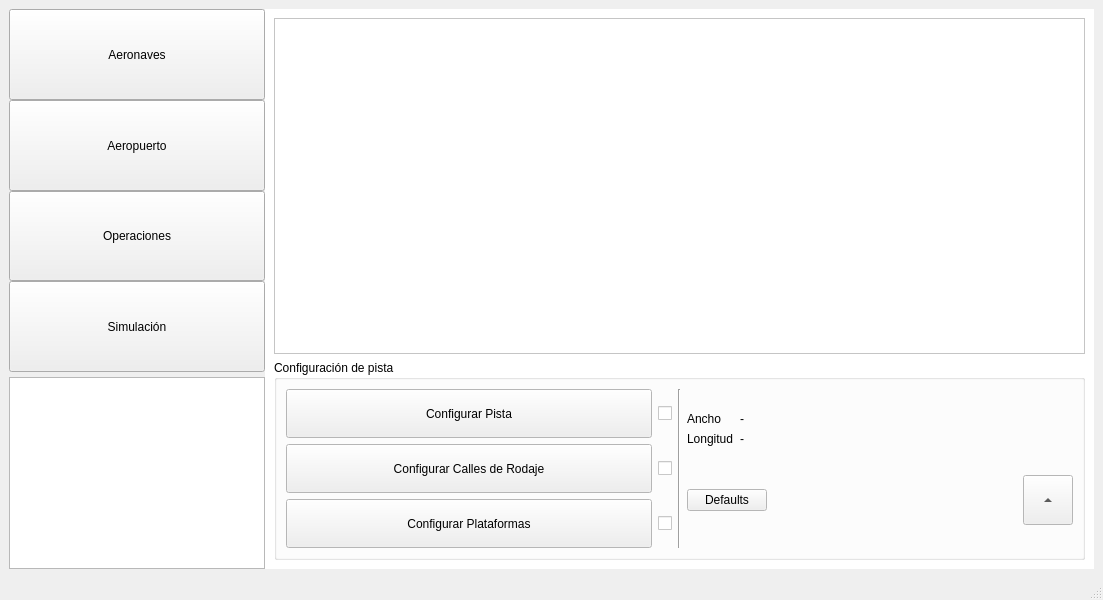
<?xml version="1.0" encoding="UTF-8"?>
<ui version="4.0">
 <class>interfazPrincipal</class>
 <widget class="QMainWindow" name="interfazPrincipal">
  <property name="geometry">
   <rect>
    <x>0</x>
    <y>0</y>
    <width>1103</width>
    <height>600</height>
   </rect>
  </property>
  <property name="sizePolicy">
   <sizepolicy hsizetype="Preferred" vsizetype="Expanding">
    <horstretch>0</horstretch>
    <verstretch>0</verstretch>
   </sizepolicy>
  </property>
  <property name="windowTitle">
   <string>MainWindow</string>
  </property>
  <widget class="QWidget" name="centralwidget">
   <layout class="QHBoxLayout" name="horizontalLayout">
    <property name="spacing">
     <number>0</number>
    </property>
    <item>
     <layout class="QVBoxLayout" name="verticalLayout_3">
      <item>
       <layout class="QVBoxLayout" name="verticalLayout">
        <property name="spacing">
         <number>0</number>
        </property>
        <property name="bottomMargin">
         <number>5</number>
        </property>
        <item>
         <widget class="QPushButton" name="pbAeronaves">
          <property name="sizePolicy">
           <sizepolicy hsizetype="Minimum" vsizetype="Expanding">
            <horstretch>0</horstretch>
            <verstretch>0</verstretch>
           </sizepolicy>
          </property>
          <property name="text">
           <string>Aeronaves</string>
          </property>
         </widget>
        </item>
        <item>
         <widget class="QPushButton" name="pbAeropuerto">
          <property name="sizePolicy">
           <sizepolicy hsizetype="Minimum" vsizetype="Expanding">
            <horstretch>0</horstretch>
            <verstretch>0</verstretch>
           </sizepolicy>
          </property>
          <property name="text">
           <string>Aeropuerto</string>
          </property>
         </widget>
        </item>
        <item>
         <widget class="QPushButton" name="pbOperaciones">
          <property name="sizePolicy">
           <sizepolicy hsizetype="Minimum" vsizetype="Expanding">
            <horstretch>0</horstretch>
            <verstretch>0</verstretch>
           </sizepolicy>
          </property>
          <property name="text">
           <string>Operaciones</string>
          </property>
         </widget>
        </item>
        <item>
         <widget class="QPushButton" name="pbSimulacion">
          <property name="sizePolicy">
           <sizepolicy hsizetype="Minimum" vsizetype="Expanding">
            <horstretch>0</horstretch>
            <verstretch>0</verstretch>
           </sizepolicy>
          </property>
          <property name="text">
           <string>Simulación</string>
          </property>
         </widget>
        </item>
       </layout>
      </item>
      <item>
       <widget class="QPlainTextEdit" name="plainTextEdit">
        <property name="sizePolicy">
         <sizepolicy hsizetype="Preferred" vsizetype="Preferred">
          <horstretch>0</horstretch>
          <verstretch>0</verstretch>
         </sizepolicy>
        </property>
        <property name="maximumSize">
         <size>
          <width>16777215</width>
          <height>16777215</height>
         </size>
        </property>
       </widget>
      </item>
     </layout>
    </item>
    <item>
     <widget class="QStackedWidget" name="stackedWidget">
      <property name="sizePolicy">
       <sizepolicy hsizetype="Expanding" vsizetype="Expanding">
        <horstretch>0</horstretch>
        <verstretch>0</verstretch>
       </sizepolicy>
      </property>
      <property name="baseSize">
       <size>
        <width>0</width>
        <height>0</height>
       </size>
      </property>
      <property name="palette">
       <palette>
        <active>
         <colorrole role="Base">
          <brush brushstyle="SolidPattern">
           <color alpha="255">
            <red>255</red>
            <green>255</green>
            <blue>255</blue>
           </color>
          </brush>
         </colorrole>
         <colorrole role="Window">
          <brush brushstyle="SolidPattern">
           <color alpha="255">
            <red>255</red>
            <green>255</green>
            <blue>255</blue>
           </color>
          </brush>
         </colorrole>
        </active>
        <inactive>
         <colorrole role="Base">
          <brush brushstyle="SolidPattern">
           <color alpha="255">
            <red>255</red>
            <green>255</green>
            <blue>255</blue>
           </color>
          </brush>
         </colorrole>
         <colorrole role="Window">
          <brush brushstyle="SolidPattern">
           <color alpha="255">
            <red>255</red>
            <green>255</green>
            <blue>255</blue>
           </color>
          </brush>
         </colorrole>
        </inactive>
        <disabled>
         <colorrole role="Base">
          <brush brushstyle="SolidPattern">
           <color alpha="255">
            <red>255</red>
            <green>255</green>
            <blue>255</blue>
           </color>
          </brush>
         </colorrole>
         <colorrole role="Window">
          <brush brushstyle="SolidPattern">
           <color alpha="255">
            <red>255</red>
            <green>255</green>
            <blue>255</blue>
           </color>
          </brush>
         </colorrole>
        </disabled>
       </palette>
      </property>
      <property name="layoutDirection">
       <enum>Qt::LeftToRight</enum>
      </property>
      <property name="autoFillBackground">
       <bool>true</bool>
      </property>
      <property name="frameShape">
       <enum>QFrame::NoFrame</enum>
      </property>
      <property name="frameShadow">
       <enum>QFrame::Plain</enum>
      </property>
      <property name="lineWidth">
       <number>0</number>
      </property>
      <property name="midLineWidth">
       <number>0</number>
      </property>
      <property name="currentIndex">
       <number>1</number>
      </property>
      <widget class="QWidget" name="paginaAeronaves">
       <property name="palette">
        <palette>
         <active>
          <colorrole role="Base">
           <brush brushstyle="SolidPattern">
            <color alpha="255">
             <red>255</red>
             <green>255</green>
             <blue>255</blue>
            </color>
           </brush>
          </colorrole>
          <colorrole role="Window">
           <brush brushstyle="SolidPattern">
            <color alpha="255">
             <red>255</red>
             <green>255</green>
             <blue>255</blue>
            </color>
           </brush>
          </colorrole>
         </active>
         <inactive>
          <colorrole role="Base">
           <brush brushstyle="SolidPattern">
            <color alpha="255">
             <red>255</red>
             <green>255</green>
             <blue>255</blue>
            </color>
           </brush>
          </colorrole>
          <colorrole role="Window">
           <brush brushstyle="SolidPattern">
            <color alpha="255">
             <red>255</red>
             <green>255</green>
             <blue>255</blue>
            </color>
           </brush>
          </colorrole>
         </inactive>
         <disabled>
          <colorrole role="Base">
           <brush brushstyle="SolidPattern">
            <color alpha="255">
             <red>255</red>
             <green>255</green>
             <blue>255</blue>
            </color>
           </brush>
          </colorrole>
          <colorrole role="Window">
           <brush brushstyle="SolidPattern">
            <color alpha="255">
             <red>255</red>
             <green>255</green>
             <blue>255</blue>
            </color>
           </brush>
          </colorrole>
         </disabled>
        </palette>
       </property>
       <property name="autoFillBackground">
        <bool>true</bool>
       </property>
       <layout class="QVBoxLayout" name="verticalLayout_2">
        <item>
         <widget class="QTableWidget" name="tablaFlota">
          <property name="enabled">
           <bool>true</bool>
          </property>
          <property name="sizePolicy">
           <sizepolicy hsizetype="Expanding" vsizetype="Expanding">
            <horstretch>0</horstretch>
            <verstretch>0</verstretch>
           </sizepolicy>
          </property>
          <property name="acceptDrops">
           <bool>true</bool>
          </property>
         </widget>
        </item>
        <item>
         <widget class="QGroupBox" name="gbAeronaves">
          <property name="sizePolicy">
           <sizepolicy hsizetype="Expanding" vsizetype="Fixed">
            <horstretch>0</horstretch>
            <verstretch>0</verstretch>
           </sizepolicy>
          </property>
          <property name="minimumSize">
           <size>
            <width>0</width>
            <height>86</height>
           </size>
          </property>
          <property name="title">
           <string>Configuración de Flota</string>
          </property>
          <layout class="QVBoxLayout" name="verticalLayout_5">
           <item>
            <layout class="QGridLayout" name="glAeronaves1">
             <item row="0" column="1">
              <widget class="QComboBox" name="cbAcft">
               <property name="sizePolicy">
                <sizepolicy hsizetype="Minimum" vsizetype="Fixed">
                 <horstretch>0</horstretch>
                 <verstretch>0</verstretch>
                </sizepolicy>
               </property>
               <property name="minimumSize">
                <size>
                 <width>150</width>
                 <height>0</height>
                </size>
               </property>
              </widget>
             </item>
             <item row="1" column="1">
              <widget class="QLineEdit" name="lePorcentaje">
               <property name="sizePolicy">
                <sizepolicy hsizetype="Minimum" vsizetype="Fixed">
                 <horstretch>0</horstretch>
                 <verstretch>0</verstretch>
                </sizepolicy>
               </property>
               <property name="minimumSize">
                <size>
                 <width>150</width>
                 <height>0</height>
                </size>
               </property>
              </widget>
             </item>
             <item row="0" column="4" rowspan="2">
              <widget class="QPushButton" name="pbCargarFlota">
               <property name="sizePolicy">
                <sizepolicy hsizetype="Preferred" vsizetype="Expanding">
                 <horstretch>0</horstretch>
                 <verstretch>0</verstretch>
                </sizepolicy>
               </property>
               <property name="minimumSize">
                <size>
                 <width>100</width>
                 <height>0</height>
                </size>
               </property>
               <property name="text">
                <string>Cargar Flota</string>
               </property>
              </widget>
             </item>
             <item row="0" column="5" rowspan="2">
              <widget class="QPushButton" name="pbGuardarFlota">
               <property name="sizePolicy">
                <sizepolicy hsizetype="Preferred" vsizetype="Expanding">
                 <horstretch>0</horstretch>
                 <verstretch>0</verstretch>
                </sizepolicy>
               </property>
               <property name="minimumSize">
                <size>
                 <width>100</width>
                 <height>0</height>
                </size>
               </property>
               <property name="text">
                <string>Guardar Flota</string>
               </property>
              </widget>
             </item>
             <item row="0" column="6" rowspan="2">
              <spacer name="hsAeronaves2">
               <property name="orientation">
                <enum>Qt::Horizontal</enum>
               </property>
               <property name="sizeHint" stdset="0">
                <size>
                 <width>100</width>
                 <height>51</height>
                </size>
               </property>
              </spacer>
             </item>
             <item row="0" column="7" rowspan="2">
              <widget class="QPushButton" name="pbAeroDBConfig">
               <property name="sizePolicy">
                <sizepolicy hsizetype="Preferred" vsizetype="Expanding">
                 <horstretch>0</horstretch>
                 <verstretch>0</verstretch>
                </sizepolicy>
               </property>
               <property name="minimumSize">
                <size>
                 <width>100</width>
                 <height>0</height>
                </size>
               </property>
               <property name="palette">
                <palette>
                 <active>
                  <colorrole role="Button">
                   <brush brushstyle="SolidPattern">
                    <color alpha="255">
                     <red>207</red>
                     <green>0</green>
                     <blue>0</blue>
                    </color>
                   </brush>
                  </colorrole>
                  <colorrole role="ButtonText">
                   <brush brushstyle="SolidPattern">
                    <color alpha="255">
                     <red>255</red>
                     <green>255</green>
                     <blue>255</blue>
                    </color>
                   </brush>
                  </colorrole>
                  <colorrole role="Base">
                   <brush brushstyle="SolidPattern">
                    <color alpha="255">
                     <red>207</red>
                     <green>0</green>
                     <blue>0</blue>
                    </color>
                   </brush>
                  </colorrole>
                  <colorrole role="Window">
                   <brush brushstyle="SolidPattern">
                    <color alpha="255">
                     <red>207</red>
                     <green>0</green>
                     <blue>0</blue>
                    </color>
                   </brush>
                  </colorrole>
                 </active>
                 <inactive>
                  <colorrole role="Button">
                   <brush brushstyle="SolidPattern">
                    <color alpha="255">
                     <red>207</red>
                     <green>0</green>
                     <blue>0</blue>
                    </color>
                   </brush>
                  </colorrole>
                  <colorrole role="ButtonText">
                   <brush brushstyle="SolidPattern">
                    <color alpha="255">
                     <red>255</red>
                     <green>255</green>
                     <blue>255</blue>
                    </color>
                   </brush>
                  </colorrole>
                  <colorrole role="Base">
                   <brush brushstyle="SolidPattern">
                    <color alpha="255">
                     <red>207</red>
                     <green>0</green>
                     <blue>0</blue>
                    </color>
                   </brush>
                  </colorrole>
                  <colorrole role="Window">
                   <brush brushstyle="SolidPattern">
                    <color alpha="255">
                     <red>207</red>
                     <green>0</green>
                     <blue>0</blue>
                    </color>
                   </brush>
                  </colorrole>
                 </inactive>
                 <disabled>
                  <colorrole role="Button">
                   <brush brushstyle="SolidPattern">
                    <color alpha="255">
                     <red>207</red>
                     <green>0</green>
                     <blue>0</blue>
                    </color>
                   </brush>
                  </colorrole>
                  <colorrole role="ButtonText">
                   <brush brushstyle="SolidPattern">
                    <color alpha="255">
                     <red>120</red>
                     <green>120</green>
                     <blue>120</blue>
                    </color>
                   </brush>
                  </colorrole>
                  <colorrole role="Base">
                   <brush brushstyle="SolidPattern">
                    <color alpha="255">
                     <red>207</red>
                     <green>0</green>
                     <blue>0</blue>
                    </color>
                   </brush>
                  </colorrole>
                  <colorrole role="Window">
                   <brush brushstyle="SolidPattern">
                    <color alpha="255">
                     <red>207</red>
                     <green>0</green>
                     <blue>0</blue>
                    </color>
                   </brush>
                  </colorrole>
                 </disabled>
                </palette>
               </property>
               <property name="font">
                <font>
                 <weight>75</weight>
                 <bold>true</bold>
                </font>
               </property>
               <property name="styleSheet">
                <string notr="true">background-color: rgb(207, 0, 0);</string>
               </property>
               <property name="text">
                <string>AeroDB Config</string>
               </property>
              </widget>
             </item>
             <item row="0" column="0">
              <widget class="QLabel" name="lbAeronaves1">
               <property name="sizePolicy">
                <sizepolicy hsizetype="Fixed" vsizetype="Preferred">
                 <horstretch>0</horstretch>
                 <verstretch>0</verstretch>
                </sizepolicy>
               </property>
               <property name="minimumSize">
                <size>
                 <width>50</width>
                 <height>0</height>
                </size>
               </property>
               <property name="text">
                <string>Aeronave</string>
               </property>
               <property name="alignment">
                <set>Qt::AlignRight|Qt::AlignTrailing|Qt::AlignVCenter</set>
               </property>
              </widget>
             </item>
             <item row="1" column="0">
              <widget class="QLabel" name="lbAeronaves2">
               <property name="sizePolicy">
                <sizepolicy hsizetype="Fixed" vsizetype="Preferred">
                 <horstretch>0</horstretch>
                 <verstretch>0</verstretch>
                </sizepolicy>
               </property>
               <property name="minimumSize">
                <size>
                 <width>50</width>
                 <height>0</height>
                </size>
               </property>
               <property name="text">
                <string>%</string>
               </property>
               <property name="alignment">
                <set>Qt::AlignRight|Qt::AlignTrailing|Qt::AlignVCenter</set>
               </property>
              </widget>
             </item>
             <item row="0" column="2" rowspan="2">
              <widget class="QToolButton" name="pbCargarAcft">
               <property name="sizePolicy">
                <sizepolicy hsizetype="Minimum" vsizetype="Expanding">
                 <horstretch>0</horstretch>
                 <verstretch>0</verstretch>
                </sizepolicy>
               </property>
               <property name="minimumSize">
                <size>
                 <width>30</width>
                 <height>0</height>
                </size>
               </property>
               <property name="text">
                <string>...</string>
               </property>
               <property name="toolButtonStyle">
                <enum>Qt::ToolButtonIconOnly</enum>
               </property>
               <property name="autoRaise">
                <bool>false</bool>
               </property>
               <property name="arrowType">
                <enum>Qt::UpArrow</enum>
               </property>
              </widget>
             </item>
             <item row="0" column="3" rowspan="2">
              <spacer name="hsAeronaves1">
               <property name="orientation">
                <enum>Qt::Horizontal</enum>
               </property>
               <property name="sizeType">
                <enum>QSizePolicy::Fixed</enum>
               </property>
               <property name="sizeHint" stdset="0">
                <size>
                 <width>100</width>
                 <height>20</height>
                </size>
               </property>
              </spacer>
             </item>
            </layout>
           </item>
          </layout>
         </widget>
        </item>
       </layout>
      </widget>
      <widget class="QWidget" name="paginaAeropuerto">
       <property name="palette">
        <palette>
         <active>
          <colorrole role="Base">
           <brush brushstyle="SolidPattern">
            <color alpha="255">
             <red>255</red>
             <green>255</green>
             <blue>255</blue>
            </color>
           </brush>
          </colorrole>
          <colorrole role="Window">
           <brush brushstyle="SolidPattern">
            <color alpha="255">
             <red>255</red>
             <green>255</green>
             <blue>255</blue>
            </color>
           </brush>
          </colorrole>
         </active>
         <inactive>
          <colorrole role="Base">
           <brush brushstyle="SolidPattern">
            <color alpha="255">
             <red>255</red>
             <green>255</green>
             <blue>255</blue>
            </color>
           </brush>
          </colorrole>
          <colorrole role="Window">
           <brush brushstyle="SolidPattern">
            <color alpha="255">
             <red>255</red>
             <green>255</green>
             <blue>255</blue>
            </color>
           </brush>
          </colorrole>
         </inactive>
         <disabled>
          <colorrole role="Base">
           <brush brushstyle="SolidPattern">
            <color alpha="255">
             <red>255</red>
             <green>255</green>
             <blue>255</blue>
            </color>
           </brush>
          </colorrole>
          <colorrole role="Window">
           <brush brushstyle="SolidPattern">
            <color alpha="255">
             <red>255</red>
             <green>255</green>
             <blue>255</blue>
            </color>
           </brush>
          </colorrole>
         </disabled>
        </palette>
       </property>
       <layout class="QVBoxLayout" name="verticalLayout_6">
        <item>
         <widget class="AeropuertoVista" name="vistaAeropuerto">
          <property name="sizePolicy">
           <sizepolicy hsizetype="Preferred" vsizetype="Expanding">
            <horstretch>0</horstretch>
            <verstretch>0</verstretch>
           </sizepolicy>
          </property>
         </widget>
        </item>
        <item>
         <widget class="QGroupBox" name="groupBox_3">
          <property name="maximumSize">
           <size>
            <width>16777215</width>
            <height>200</height>
           </size>
          </property>
          <property name="title">
           <string>Configuración de pista</string>
          </property>
          <layout class="QHBoxLayout" name="horizontalLayout_3">
           <item>
            <layout class="QGridLayout" name="gridLayout">
             <item row="0" column="0">
              <widget class="QPushButton" name="pbConfigurarPista">
               <property name="sizePolicy">
                <sizepolicy hsizetype="Expanding" vsizetype="Expanding">
                 <horstretch>0</horstretch>
                 <verstretch>0</verstretch>
                </sizepolicy>
               </property>
               <property name="text">
                <string>Configurar Pista</string>
               </property>
              </widget>
             </item>
             <item row="0" column="1">
              <widget class="QCheckBox" name="confPistaChk">
               <property name="baseSize">
                <size>
                 <width>30</width>
                 <height>30</height>
                </size>
               </property>
               <property name="text">
                <string/>
               </property>
              </widget>
             </item>
             <item row="1" column="0">
              <widget class="QPushButton" name="pbConfigurarCallesRodaje">
               <property name="sizePolicy">
                <sizepolicy hsizetype="Expanding" vsizetype="Expanding">
                 <horstretch>0</horstretch>
                 <verstretch>0</verstretch>
                </sizepolicy>
               </property>
               <property name="text">
                <string>Configurar Calles de Rodaje</string>
               </property>
              </widget>
             </item>
             <item row="1" column="1">
              <widget class="QCheckBox" name="confCalleRodChk">
               <property name="text">
                <string/>
               </property>
              </widget>
             </item>
             <item row="2" column="0">
              <widget class="QPushButton" name="pbConfigurarPlataformas">
               <property name="sizePolicy">
                <sizepolicy hsizetype="Expanding" vsizetype="Expanding">
                 <horstretch>0</horstretch>
                 <verstretch>0</verstretch>
                </sizepolicy>
               </property>
               <property name="text">
                <string>Configurar Plataformas</string>
               </property>
              </widget>
             </item>
             <item row="2" column="1">
              <widget class="QCheckBox" name="confPlatChk">
               <property name="text">
                <string/>
               </property>
              </widget>
             </item>
            </layout>
           </item>
           <item>
            <widget class="Line" name="line">
             <property name="orientation">
              <enum>Qt::Vertical</enum>
             </property>
            </widget>
           </item>
           <item>
            <layout class="QVBoxLayout" name="verticalLayout_4">
             <item>
              <layout class="QGridLayout" name="gridLayout_2">
               <item row="0" column="0">
                <widget class="QLabel" name="labelAnchoPista">
                 <property name="sizePolicy">
                  <sizepolicy hsizetype="Maximum" vsizetype="Maximum">
                   <horstretch>0</horstretch>
                   <verstretch>0</verstretch>
                  </sizepolicy>
                 </property>
                 <property name="text">
                  <string>Ancho</string>
                 </property>
                 <property name="alignment">
                  <set>Qt::AlignLeading|Qt::AlignLeft|Qt::AlignVCenter</set>
                 </property>
                 <property name="margin">
                  <number>10</number>
                 </property>
                </widget>
               </item>
               <item row="0" column="1">
                <widget class="QLabel" name="lbValorAncho">
                 <property name="text">
                  <string>-</string>
                 </property>
                </widget>
               </item>
               <item row="1" column="0">
                <widget class="QLabel" name="labelLongitudPista">
                 <property name="sizePolicy">
                  <sizepolicy hsizetype="Maximum" vsizetype="Maximum">
                   <horstretch>0</horstretch>
                   <verstretch>0</verstretch>
                  </sizepolicy>
                 </property>
                 <property name="text">
                  <string>Longitud</string>
                 </property>
                 <property name="alignment">
                  <set>Qt::AlignLeading|Qt::AlignLeft|Qt::AlignVCenter</set>
                 </property>
                 <property name="margin">
                  <number>10</number>
                 </property>
                </widget>
               </item>
               <item row="1" column="1">
                <widget class="QLabel" name="lbValorLongitud">
                 <property name="text">
                  <string>-</string>
                 </property>
                </widget>
               </item>
              </layout>
             </item>
             <item>
              <layout class="QHBoxLayout" name="horizontalLayout_2">
               <item>
                <widget class="QPushButton" name="pbDefaults">
                 <property name="text">
                  <string>Defaults</string>
                 </property>
                </widget>
               </item>
               <item>
                <spacer name="horizontalSpacer">
                 <property name="orientation">
                  <enum>Qt::Horizontal</enum>
                 </property>
                 <property name="sizeHint" stdset="0">
                  <size>
                   <width>40</width>
                   <height>20</height>
                  </size>
                 </property>
                </spacer>
               </item>
               <item>
                <widget class="QToolButton" name="botonGraficarPista">
                 <property name="sizePolicy">
                  <sizepolicy hsizetype="Preferred" vsizetype="Preferred">
                   <horstretch>0</horstretch>
                   <verstretch>0</verstretch>
                  </sizepolicy>
                 </property>
                 <property name="minimumSize">
                  <size>
                   <width>50</width>
                   <height>0</height>
                  </size>
                 </property>
                 <property name="maximumSize">
                  <size>
                   <width>50</width>
                   <height>50</height>
                  </size>
                 </property>
                 <property name="layoutDirection">
                  <enum>Qt::LeftToRight</enum>
                 </property>
                 <property name="text">
                  <string>...</string>
                 </property>
                 <property name="toolButtonStyle">
                  <enum>Qt::ToolButtonIconOnly</enum>
                 </property>
                 <property name="autoRaise">
                  <bool>false</bool>
                 </property>
                 <property name="arrowType">
                  <enum>Qt::UpArrow</enum>
                 </property>
                </widget>
               </item>
              </layout>
             </item>
            </layout>
           </item>
          </layout>
         </widget>
        </item>
       </layout>
      </widget>
      <widget class="QWidget" name="paginaOperaciones">
       <property name="palette">
        <palette>
         <active>
          <colorrole role="Base">
           <brush brushstyle="SolidPattern">
            <color alpha="255">
             <red>255</red>
             <green>255</green>
             <blue>255</blue>
            </color>
           </brush>
          </colorrole>
          <colorrole role="Window">
           <brush brushstyle="SolidPattern">
            <color alpha="255">
             <red>255</red>
             <green>255</green>
             <blue>255</blue>
            </color>
           </brush>
          </colorrole>
         </active>
         <inactive>
          <colorrole role="Base">
           <brush brushstyle="SolidPattern">
            <color alpha="255">
             <red>255</red>
             <green>255</green>
             <blue>255</blue>
            </color>
           </brush>
          </colorrole>
          <colorrole role="Window">
           <brush brushstyle="SolidPattern">
            <color alpha="255">
             <red>255</red>
             <green>255</green>
             <blue>255</blue>
            </color>
           </brush>
          </colorrole>
         </inactive>
         <disabled>
          <colorrole role="Base">
           <brush brushstyle="SolidPattern">
            <color alpha="255">
             <red>255</red>
             <green>255</green>
             <blue>255</blue>
            </color>
           </brush>
          </colorrole>
          <colorrole role="Window">
           <brush brushstyle="SolidPattern">
            <color alpha="255">
             <red>255</red>
             <green>255</green>
             <blue>255</blue>
            </color>
           </brush>
          </colorrole>
         </disabled>
        </palette>
       </property>
       <layout class="QHBoxLayout" name="horizontalLayout_4">
        <item>
         <widget class="QLabel" name="label_4">
          <property name="text">
           <string>OPERACIONES</string>
          </property>
         </widget>
        </item>
       </layout>
      </widget>
      <widget class="QWidget" name="paginaSimulacion">
       <property name="palette">
        <palette>
         <active>
          <colorrole role="Base">
           <brush brushstyle="SolidPattern">
            <color alpha="255">
             <red>255</red>
             <green>255</green>
             <blue>255</blue>
            </color>
           </brush>
          </colorrole>
          <colorrole role="Window">
           <brush brushstyle="SolidPattern">
            <color alpha="255">
             <red>255</red>
             <green>255</green>
             <blue>255</blue>
            </color>
           </brush>
          </colorrole>
         </active>
         <inactive>
          <colorrole role="Base">
           <brush brushstyle="SolidPattern">
            <color alpha="255">
             <red>255</red>
             <green>255</green>
             <blue>255</blue>
            </color>
           </brush>
          </colorrole>
          <colorrole role="Window">
           <brush brushstyle="SolidPattern">
            <color alpha="255">
             <red>255</red>
             <green>255</green>
             <blue>255</blue>
            </color>
           </brush>
          </colorrole>
         </inactive>
         <disabled>
          <colorrole role="Base">
           <brush brushstyle="SolidPattern">
            <color alpha="255">
             <red>255</red>
             <green>255</green>
             <blue>255</blue>
            </color>
           </brush>
          </colorrole>
          <colorrole role="Window">
           <brush brushstyle="SolidPattern">
            <color alpha="255">
             <red>255</red>
             <green>255</green>
             <blue>255</blue>
            </color>
           </brush>
          </colorrole>
         </disabled>
        </palette>
       </property>
       <layout class="QHBoxLayout" name="horizontalLayout_5">
        <item>
         <widget class="QLabel" name="label_3">
          <property name="text">
           <string>SIMULACION</string>
          </property>
         </widget>
        </item>
       </layout>
      </widget>
     </widget>
    </item>
   </layout>
  </widget>
  <widget class="QMenuBar" name="menubar">
   <property name="geometry">
    <rect>
     <x>0</x>
     <y>0</y>
     <width>1103</width>
     <height>26</height>
    </rect>
   </property>
  </widget>
  <widget class="QStatusBar" name="statusbar"/>
 </widget>
 <customwidgets>
  <customwidget>
   <class>AeropuertoVista</class>
   <extends>QGraphicsView</extends>
   <header>interfaz/aeropuerto/aeropuertovista.h</header>
  </customwidget>
 </customwidgets>
 <resources/>
 <connections/>
</ui>
